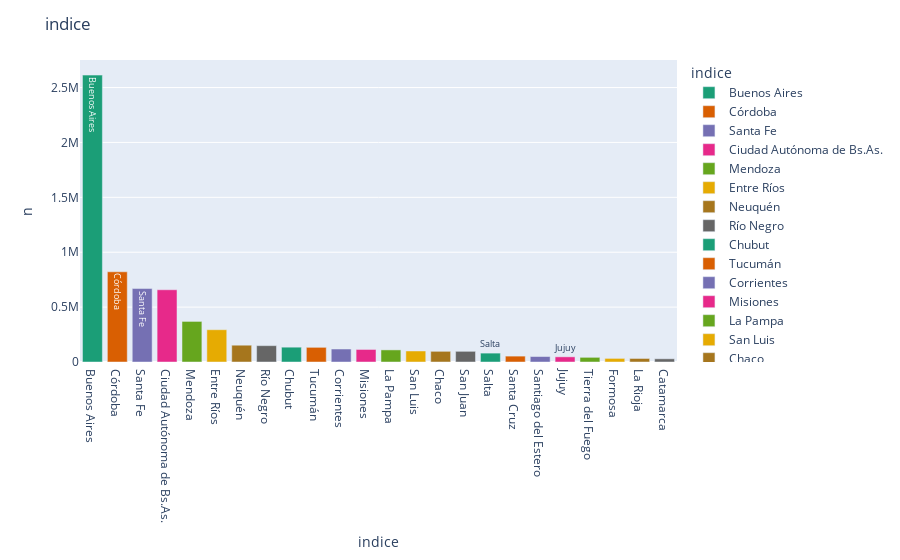

Notebook cell for this chart:
### Code cell
plot_hbar(df_group, 'indice', 'n',  15)

### Figure 1 — Plotly figure (JSON) as saved in the notebook; plotly's stock layout.template omitted (floating-point values rounded to 4 significant figures)
{"data": [{"alignmentgroup": "True", "hovertemplate": "indice=%{text}<br>n=%{y}<extra></extra>", "legendgroup": "Buenos Aires", "marker": {"color": "rgb(27,158,119)"}, "name": "Buenos Aires", "offsetgroup": "Buenos Aires", "orientation": "v", "showlegend": true, "text": ["Buenos Aires"], "textposition": "auto", "type": "bar", "x": ["Buenos Aires"], "xaxis": "x", "y": [2613343], "yaxis": "y"}, {"alignmentgroup": "True", "hovertemplate": "indice=%{text}<br>n=%{y}<extra></extra>", "legendgroup": "Córdoba", "marker": {"color": "rgb(217,95,2)"}, "name": "Córdoba", "offsetgroup": "Córdoba", "orientation": "v", "showlegend": true, "text": ["Córdoba"], "textposition": "auto", "type": "bar", "x": ["Córdoba"], "xaxis": "x", "y": [821752], "yaxis": "y"}, {"alignmentgroup": "True", "hovertemplate": "indice=%{text}<br>n=%{y}<extra></extra>", "legendgroup": "Santa Fe", "marker": {"color": "rgb(117,112,179)"}, "name": "Santa Fe", "offsetgroup": "Santa Fe", "orientation": "v", "showlegend": true, "text": ["Santa Fe"], "textposition": "auto", "type": "bar", "x": ["Santa Fe"], "xaxis": "x", "y": [669126], "yaxis": "y"}, {"alignmentgroup": "True", "hovertemplate": "indice=%{text}<br>n=%{y}<extra></extra>", "legendgroup": "Ciudad Autónoma de Bs.As.", "marker": {"color": "rgb(231,41,138)"}, "name": "Ciudad Autónoma de Bs.As.", "offsetgroup": "Ciudad Autónoma de Bs.As.", "orientation": "v", "showlegend": true, "text": ["Ciudad Autónoma de Bs.As."], "textposition": "auto", "type": "bar", "x": ["Ciudad Autónoma de Bs.As."], "xaxis": "x", "y": [658095], "yaxis": "y"}, {"alignmentgroup": "True", "hovertemplate": "indice=%{text}<br>n=%{y}<extra></extra>", "legendgroup": "Mendoza", "marker": {"color": "rgb(102,166,30)"}, "name": "Mendoza", "offsetgroup": "Mendoza", "orientation": "v", "showlegend": true, "text": ["Mendoza"], "textposition": "auto", "type": "bar", "x": ["Mendoza"], "xaxis": "x", "y": [369664], "yaxis": "y"}, {"alignmentgroup": "True", "hovertemplate": "indice=%{text}<br>n=%{y}<extra></extra>", "legendgroup": "Entre Ríos", "marker": {"color": "rgb(230,171,2)"}, "name": "Entre Ríos", "offsetgroup": "Entre Ríos", "orientation": "v", "showlegend": true, "text": ["Entre Ríos"], "textposition": "auto", "type": "bar", "x": ["Entre Ríos"], "xaxis": "x", "y": [294156], "yaxis": "y"}, {"alignmentgroup": "True", "hovertemplate": "indice=%{text}<br>n=%{y}<extra></extra>", "legendgroup": "Neuquén", "marker": {"color": "rgb(166,118,29)"}, "name": "Neuquén", "offsetgroup": "Neuquén", "orientation": "v", "showlegend": true, "text": ["Neuquén"], "textposition": "auto", "type": "bar", "x": ["Neuquén"], "xaxis": "x", "y": [152980], "yaxis": "y"}, {"alignmentgroup": "True", "hovertemplate": "indice=%{text}<br>n=%{y}<extra></extra>", "legendgroup": "Río Negro", "marker": {"color": "rgb(102,102,102)"}, "name": "Río Negro", "offsetgroup": "Río Negro", "orientation": "v", "showlegend": true, "text": ["Río Negro"], "textposition": "auto", "type": "bar", "x": ["Río Negro"], "xaxis": "x", "y": [148955], "yaxis": "y"}, {"alignmentgroup": "True", "hovertemplate": "indice=%{text}<br>n=%{y}<extra></extra>", "legendgroup": "Chubut", "marker": {"color": "rgb(27,158,119)"}, "name": "Chubut", "offsetgroup": "Chubut", "orientation": "v", "showlegend": true, "text": ["Chubut"], "textposition": "auto", "type": "bar", "x": ["Chubut"], "xaxis": "x", "y": [134988], "yaxis": "y"}, {"alignmentgroup": "True", "hovertemplate": "indice=%{text}<br>n=%{y}<extra></extra>", "legendgroup": "Tucumán", "marker": {"color": "rgb(217,95,2)"}, "name": "Tucumán", "offsetgroup": "Tucumán", "orientation": "v", "showlegend": true, "text": ["Tucumán"], "textposition": "auto", "type": "bar", "x": ["Tucumán"], "xaxis": "x", "y": [133530], "yaxis": "y"}, {"alignmentgroup": "True", "hovertemplate": "indice=%{text}<br>n=%{y}<extra></extra>", "legendgroup": "Corrientes", "marker": {"color": "rgb(117,112,179)"}, "name": "Corrientes", "offsetgroup": "Corrientes", "orientation": "v", "showlegend": true, "text": ["Corrientes"], "textposition": "auto", "type": "bar", "x": ["Corrientes"], "xaxis": "x", "y": [118214], "yaxis": "y"}, {"alignmentgroup": "True", "hovertemplate": "indice=%{text}<br>n=%{y}<extra></extra>", "legendgroup": "Misiones", "marker": {"color": "rgb(231,41,138)"}, "name": "Misiones", "offsetgroup": "Misiones", "orientation": "v", "showlegend": true, "text": ["Misiones"], "textposition": "auto", "type": "bar", "x": ["Misiones"], "xaxis": "x", "y": [114188], "yaxis": "y"}, {"alignmentgroup": "True", "hovertemplate": "indice=%{text}<br>n=%{y}<extra></extra>", "legendgroup": "La Pampa", "marker": {"color": "rgb(102,166,30)"}, "name": "La Pampa", "offsetgroup": "La Pampa", "orientation": "v", "showlegend": true, "text": ["La Pampa"], "textposition": "auto", "type": "bar", "x": ["La Pampa"], "xaxis": "x", "y": [110225], "yaxis": "y"}, {"alignmentgroup": "True", "hovertemplate": "indice=%{text}<br>n=%{y}<extra></extra>", "legendgroup": "San Luis", "marker": {"color": "rgb(230,171,2)"}, "name": "San Luis", "offsetgroup": "San Luis", "orientation": "v", "showlegend": true, "text": ["San Luis"], "textposition": "auto", "type": "bar", "x": ["San Luis"], "xaxis": "x", "y": [100335], "yaxis": "y"}, {"alignmentgroup": "True", "hovertemplate": "indice=%{text}<br>n=%{y}<extra></extra>", "legendgroup": "Chaco", "marker": {"color": "rgb(166,118,29)"}, "name": "Chaco", "offsetgroup": "Chaco", "orientation": "v", "showlegend": true, "text": ["Chaco"], "textposition": "auto", "type": "bar", "x": ["Chaco"], "xaxis": "x", "y": [97306], "yaxis": "y"}, {"alignmentgroup": "True", "hovertemplate": "indice=%{text}<br>n=%{y}<extra></extra>", "legendgroup": "San Juan", "marker": {"color": "rgb(102,102,102)"}, "name": "San Juan", "offsetgroup": "San Juan", "orientation": "v", "showlegend": true, "text": ["San Juan"], "textposition": "auto", "type": "bar", "x": ["San Juan"], "xaxis": "x", "y": [97280], "yaxis": "y"}, {"alignmentgroup": "True", "hovertemplate": "indice=%{text}<br>n=%{y}<extra></extra>", "legendgroup": "Salta", "marker": {"color": "rgb(27,158,119)"}, "name": "Salta", "offsetgroup": "Salta", "orientation": "v", "showlegend": true, "text": ["Salta"], "textposition": "auto", "type": "bar", "x": ["Salta"], "xaxis": "x", "y": [81008], "yaxis": "y"}, {"alignmentgroup": "True", "hovertemplate": "indice=%{text}<br>n=%{y}<extra></extra>", "legendgroup": "Santa Cruz", "marker": {"color": "rgb(217,95,2)"}, "name": "Santa Cruz", "offsetgroup": "Santa Cruz", "orientation": "v", "showlegend": true, "text": ["Santa Cruz"], "textposition": "auto", "type": "bar", "x": ["Santa Cruz"], "xaxis": "x", "y": [53659], "yaxis": "y"}, {"alignmentgroup": "True", "hovertemplate": "indice=%{text}<br>n=%{y}<extra></extra>", "legendgroup": "Santiago del Estero", "marker": {"color": "rgb(117,112,179)"}, "name": "Santiago del Estero", "offsetgroup": "Santiago del Estero", "orientation": "v", "showlegend": true, "text": ["Santiago del Estero"], "textposition": "auto", "type": "bar", "x": ["Santiago del Estero"], "xaxis": "x", "y": [49781], "yaxis": "y"}, {"alignmentgroup": "True", "hovertemplate": "indice=%{text}<br>n=%{y}<extra></extra>", "legendgroup": "Jujuy", "marker": {"color": "rgb(231,41,138)"}, "name": "Jujuy", "offsetgroup": "Jujuy", "orientation": "v", "showlegend": true, "text": ["Jujuy"], "textposition": "auto", "type": "bar", "x": ["Jujuy"], "xaxis": "x", "y": [47130], "yaxis": "y"}, {"alignmentgroup": "True", "hovertemplate": "indice=%{text}<br>n=%{y}<extra></extra>", "legendgroup": "Tierra del Fuego", "marker": {"color": "rgb(102,166,30)"}, "name": "Tierra del Fuego", "offsetgroup": "Tierra del Fuego", "orientation": "v", "showlegend": true, "text": ["Tierra del Fuego"], "textposition": "auto", "type": "bar", "x": ["Tierra del Fuego"], "xaxis": "x", "y": [42421], "yaxis": "y"}, {"alignmentgroup": "True", "hovertemplate": "indice=%{text}<br>n=%{y}<extra></extra>", "legendgroup": "Formosa", "marker": {"color": "rgb(230,171,2)"}, "name": "Formosa", "offsetgroup": "Formosa", "orientation": "v", "showlegend": true, "text": ["Formosa"], "textposition": "auto", "type": "bar", "x": ["Formosa"], "xaxis": "x", "y": [32778], "yaxis": "y"}, {"alignmentgroup": "True", "hovertemplate": "indice=%{text}<br>n=%{y}<extra></extra>", "legendgroup": "La Rioja", "marker": {"color": "rgb(166,118,29)"}, "name": "La Rioja", "offsetgroup": "La Rioja", "orientation": "v", "showlegend": true, "text": ["La Rioja"], "textposition": "auto", "type": "bar", "x": ["La Rioja"], "xaxis": "x", "y": [32253], "yaxis": "y"}, {"alignmentgroup": "True", "hovertemplate": "indice=%{text}<br>n=%{y}<extra></extra>", "legendgroup": "Catamarca", "marker": {"color": "rgb(102,102,102)"}, "name": "Catamarca", "offsetgroup": "Catamarca", "orientation": "v", "showlegend": true, "text": ["Catamarca"], "textposition": "auto", "type": "bar", "x": ["Catamarca"], "xaxis": "x", "y": [29166], "yaxis": "y"}], "layout": {"autosize": true, "barmode": "relative", "legend": {"title": {"text": "indice"}, "tracegroupgap": 0}, "margin": {"t": 60}, "title": {"text": "indice"}, "uniformtext": {"minsize": 8, "mode": "hide"}, "xaxis": {"anchor": "y", "autorange": true, "categoryarray": ["Buenos Aires", "Córdoba", "Santa Fe", "Ciudad Autónoma de Bs.As.", "Mendoza", "Entre Ríos", "Neuquén", "Río Negro", "Chubut", "Tucumán", "Corrientes", "Misiones", "La Pampa", "San Luis", "Chaco", "San Juan", "Salta", "Santa Cruz", "Santiago del Estero", "Jujuy", "Tierra del Fuego", "Formosa", "La Rioja", "Catamarca"], "categoryorder": "array", "domain": [0, 1], "range": [-0.5, 23.5], "title": {"text": "indice"}, "type": "category"}, "yaxis": {"anchor": "x", "autorange": true, "categoryorder": "total descending", "domain": [0, 1], "range": [0, 2751000.0], "title": {"text": "n"}, "type": "linear"}}}
